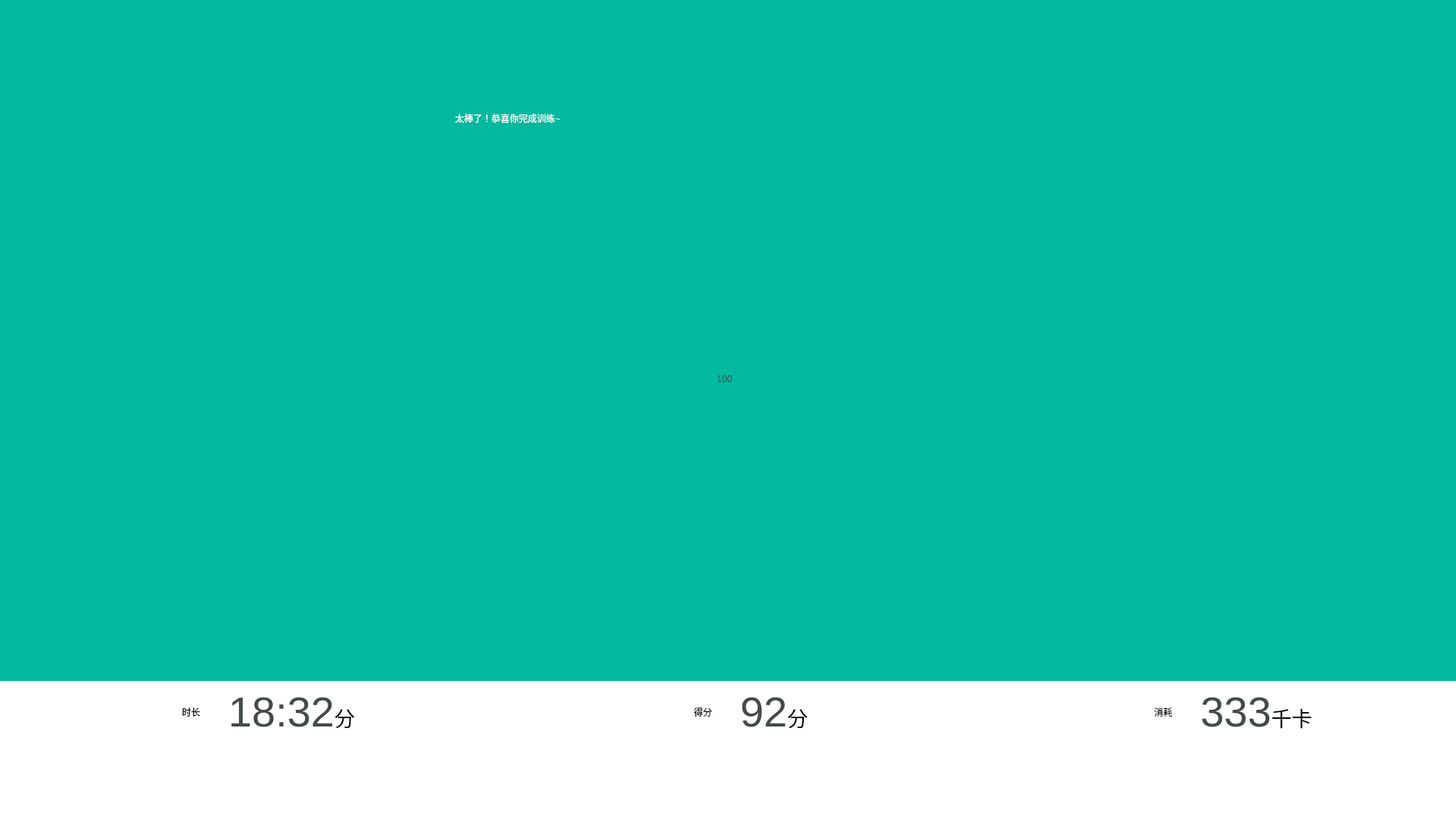
<?xml version="1.0" encoding="UTF-8"?>
<ui version="4.0">
 <class>Dialog</class>
 <widget class="QDialog" name="Dialog">
  <property name="geometry">
   <rect>
    <x>0</x>
    <y>0</y>
    <width>1920</width>
    <height>1080</height>
   </rect>
  </property>
  <property name="windowTitle">
   <string>Dialog</string>
  </property>
  <layout class="QVBoxLayout" name="verticalLayout" stretch="7,1">
   <property name="spacing">
    <number>0</number>
   </property>
   <property name="leftMargin">
    <number>0</number>
   </property>
   <property name="topMargin">
    <number>0</number>
   </property>
   <property name="rightMargin">
    <number>0</number>
   </property>
   <property name="bottomMargin">
    <number>0</number>
   </property>
   <item>
    <widget class="QWidget" name="widget" native="true">
     <property name="styleSheet">
      <string notr="true">background-image: url(:/img/AR教学视频v1.0/assets/finish_score.png.png);
background-color:#00b99e;
</string>
     </property>
     <widget class="QLabel" name="label">
      <property name="geometry">
       <rect>
        <x>870</x>
        <y>430</y>
        <width>171</width>
        <height>141</height>
       </rect>
      </property>
      <property name="styleSheet">
       <string notr="true">color:#444a49;
font: 70pt &quot;Adobe 黑体 Std R&quot;;
background-color:NONE;</string>
      </property>
      <property name="text">
       <string>&lt;html&gt;&lt;head/&gt;&lt;body&gt;&lt;p align=&quot;center&quot;&gt;100&lt;/p&gt;&lt;/body&gt;&lt;/html&gt;</string>
      </property>
     </widget>
     <widget class="QLabel" name="label_5">
      <property name="geometry">
       <rect>
        <x>600</x>
        <y>90</y>
        <width>711</width>
        <height>131</height>
       </rect>
      </property>
      <property name="styleSheet">
       <string notr="true">font: 45pt &quot;Palatino Linotype&quot;;
color: rgb(255, 255, 255);
background-color:NONE;</string>
      </property>
      <property name="text">
       <string>太棒了！恭喜你完成训练~</string>
      </property>
     </widget>
     <zorder>label</zorder>
     <zorder>label</zorder>
     <zorder>label_5</zorder>
    </widget>
   </item>
   <item>
    <widget class="QWidget" name="result_info" native="true">
     <property name="styleSheet">
      <string notr="true">background-color:white;</string>
     </property>
     <layout class="QHBoxLayout" name="horizontalLayout">
      <item>
       <layout class="QHBoxLayout" name="horizontalLayout_7">
        <property name="bottomMargin">
         <number>100</number>
        </property>
        <item>
         <spacer name="horizontalSpacer">
          <property name="orientation">
           <enum>Qt::Horizontal</enum>
          </property>
          <property name="sizeHint" stdset="0">
           <size>
            <width>40</width>
            <height>20</height>
           </size>
          </property>
         </spacer>
        </item>
        <item>
         <widget class="QLabel" name="cal_icon">
          <property name="minimumSize">
           <size>
            <width>54</width>
            <height>54</height>
           </size>
          </property>
          <property name="maximumSize">
           <size>
            <width>54</width>
            <height>54</height>
           </size>
          </property>
          <property name="styleSheet">
           <string notr="true">image: url(:/img/AR教学视频v1.0/assets/finish_icon_time.png.png);
border:NONE;
</string>
          </property>
          <property name="text">
           <string/>
          </property>
         </widget>
        </item>
        <item alignment="Qt::AlignVCenter">
         <widget class="QLabel" name="label_11">
          <property name="minimumSize">
           <size>
            <width>55</width>
            <height>30</height>
           </size>
          </property>
          <property name="maximumSize">
           <size>
            <width>55</width>
            <height>30</height>
           </size>
          </property>
          <property name="styleSheet">
           <string notr="true">border:NONE;
font: 20pt &quot;Adobe 黑体 Std R&quot;;</string>
          </property>
          <property name="text">
           <string>&lt;html&gt;&lt;head/&gt;&lt;body&gt;&lt;p&gt;时长&lt;/p&gt;&lt;/body&gt;&lt;/html&gt;</string>
          </property>
          <property name="alignment">
           <set>Qt::AlignLeading|Qt::AlignLeft|Qt::AlignVCenter</set>
          </property>
         </widget>
        </item>
        <item alignment="Qt::AlignVCenter">
         <widget class="QLabel" name="cal_num">
          <property name="styleSheet">
           <string notr="true"/>
          </property>
          <property name="text">
           <string>&lt;html&gt;&lt;head/&gt;&lt;body&gt;&lt;p&gt;&lt;span style=&quot; font-size:42pt; color:#444a49;&quot;&gt;18:32&lt;/span&gt;&lt;span style=&quot;font: 20pt &quot;Adobe 黑体 Std R&quot;;&quot;&gt;分&lt;/span&gt;&lt;/p&gt;&lt;/body&gt;&lt;/html&gt;</string>
          </property>
          <property name="margin">
           <number>60</number>
          </property>
         </widget>
        </item>
        <item>
         <spacer name="horizontalSpacer_2">
          <property name="orientation">
           <enum>Qt::Horizontal</enum>
          </property>
          <property name="sizeHint" stdset="0">
           <size>
            <width>40</width>
            <height>20</height>
           </size>
          </property>
         </spacer>
        </item>
       </layout>
      </item>
      <item>
       <layout class="QHBoxLayout" name="horizontalLayout_8">
        <property name="bottomMargin">
         <number>100</number>
        </property>
        <item>
         <spacer name="horizontalSpacer_3">
          <property name="orientation">
           <enum>Qt::Horizontal</enum>
          </property>
          <property name="sizeHint" stdset="0">
           <size>
            <width>40</width>
            <height>20</height>
           </size>
          </property>
         </spacer>
        </item>
        <item>
         <widget class="QLabel" name="cal_icon_2">
          <property name="minimumSize">
           <size>
            <width>54</width>
            <height>54</height>
           </size>
          </property>
          <property name="maximumSize">
           <size>
            <width>54</width>
            <height>54</height>
           </size>
          </property>
          <property name="styleSheet">
           <string notr="true">image: url(:/img/AR教学视频v1.0/assets/finish_icon_score.png.png);
border:NONE;
</string>
          </property>
          <property name="text">
           <string/>
          </property>
         </widget>
        </item>
        <item alignment="Qt::AlignVCenter">
         <widget class="QLabel" name="label_12">
          <property name="minimumSize">
           <size>
            <width>55</width>
            <height>30</height>
           </size>
          </property>
          <property name="maximumSize">
           <size>
            <width>55</width>
            <height>30</height>
           </size>
          </property>
          <property name="styleSheet">
           <string notr="true">border:NONE;
font: 20pt &quot;Adobe 黑体 Std R&quot;;</string>
          </property>
          <property name="text">
           <string>&lt;html&gt;&lt;head/&gt;&lt;body&gt;&lt;p&gt;得分&lt;/p&gt;&lt;/body&gt;&lt;/html&gt;</string>
          </property>
          <property name="alignment">
           <set>Qt::AlignLeading|Qt::AlignLeft|Qt::AlignVCenter</set>
          </property>
         </widget>
        </item>
        <item alignment="Qt::AlignVCenter">
         <widget class="QLabel" name="cal_num_2">
          <property name="styleSheet">
           <string notr="true"/>
          </property>
          <property name="text">
           <string>&lt;html&gt;&lt;head/&gt;&lt;body&gt;&lt;p&gt;&lt;span style=&quot; font-size:42pt; color:#444a49;&quot;&gt;92&lt;/span&gt;&lt;span style=&quot;font: 20pt &quot;Adobe 黑体 Std R&quot;;&quot;&gt;分&lt;/span&gt;&lt;/p&gt;&lt;/body&gt;&lt;/html&gt;</string>
          </property>
          <property name="margin">
           <number>60</number>
          </property>
         </widget>
        </item>
        <item>
         <spacer name="horizontalSpacer_4">
          <property name="orientation">
           <enum>Qt::Horizontal</enum>
          </property>
          <property name="sizeHint" stdset="0">
           <size>
            <width>40</width>
            <height>20</height>
           </size>
          </property>
         </spacer>
        </item>
       </layout>
      </item>
      <item>
       <layout class="QHBoxLayout" name="horizontalLayout_9">
        <property name="bottomMargin">
         <number>100</number>
        </property>
        <item>
         <spacer name="horizontalSpacer_5">
          <property name="orientation">
           <enum>Qt::Horizontal</enum>
          </property>
          <property name="sizeHint" stdset="0">
           <size>
            <width>40</width>
            <height>20</height>
           </size>
          </property>
         </spacer>
        </item>
        <item>
         <widget class="QLabel" name="cal_icon_3">
          <property name="minimumSize">
           <size>
            <width>54</width>
            <height>54</height>
           </size>
          </property>
          <property name="maximumSize">
           <size>
            <width>54</width>
            <height>54</height>
           </size>
          </property>
          <property name="styleSheet">
           <string notr="true">image: url(:/img/AR教学视频v1.0/assets/finish_icon_calories.png.png);
border:NONE;
</string>
          </property>
          <property name="text">
           <string/>
          </property>
         </widget>
        </item>
        <item alignment="Qt::AlignVCenter">
         <widget class="QLabel" name="label_13">
          <property name="minimumSize">
           <size>
            <width>55</width>
            <height>30</height>
           </size>
          </property>
          <property name="maximumSize">
           <size>
            <width>55</width>
            <height>30</height>
           </size>
          </property>
          <property name="styleSheet">
           <string notr="true">border:NONE;
font: 20pt &quot;Adobe 黑体 Std R&quot;;</string>
          </property>
          <property name="text">
           <string>&lt;html&gt;&lt;head/&gt;&lt;body&gt;&lt;p&gt;消耗&lt;/p&gt;&lt;/body&gt;&lt;/html&gt;</string>
          </property>
          <property name="alignment">
           <set>Qt::AlignLeading|Qt::AlignLeft|Qt::AlignVCenter</set>
          </property>
         </widget>
        </item>
        <item alignment="Qt::AlignVCenter">
         <widget class="QLabel" name="cal_num_3">
          <property name="styleSheet">
           <string notr="true"/>
          </property>
          <property name="text">
           <string>&lt;html&gt;&lt;head/&gt;&lt;body&gt;&lt;p&gt;&lt;span style=&quot; font-size:42pt; color:#444a49;&quot;&gt;333&lt;/span&gt;&lt;span style=&quot;font: 20pt &quot;Adobe 黑体 Std R&quot;;&quot;&gt;千卡&lt;/span&gt;&lt;/p&gt;&lt;/body&gt;&lt;/html&gt;</string>
          </property>
          <property name="margin">
           <number>60</number>
          </property>
         </widget>
        </item>
        <item>
         <spacer name="horizontalSpacer_6">
          <property name="orientation">
           <enum>Qt::Horizontal</enum>
          </property>
          <property name="sizeHint" stdset="0">
           <size>
            <width>40</width>
            <height>20</height>
           </size>
          </property>
         </spacer>
        </item>
       </layout>
      </item>
     </layout>
    </widget>
   </item>
  </layout>
 </widget>
 <resources>
  <include location="res.qrc"/>
 </resources>
 <connections/>
</ui>
